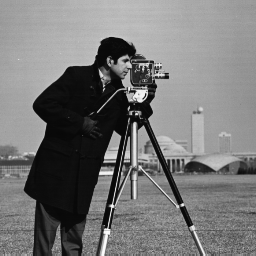
%> input picture LAB - 5/cameraman.tif, 256 x 256 px
$ octave a_2.m   (GNU Octave 9; MATLAB toolbox functions it lacks are replaced by stand-ins)
%> lines starting %> are read from the running program, lines starting %| are printed output that depends on the picture
img = imread('cameraman.tif');
%> img is the input picture: size 256x256 uint8; min 7, max 253, mean 118.7

subplot(2, 2, 1);
imshow(img);
title('Origianl Image');

[m, n] = size(img);
%> m = 256; n = 256

fft2Img = fft2(img, m, n);

fftShiftImg = fftshift(fft2Img);

absolute = abs(fftShiftImg);

logTransform = log(1 + absolute);
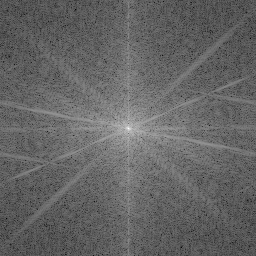
%> logTransform: size 256x256 double; min 2.56, max 15.87, mean 7.84; drawn with min black and max white
subplot(2, 2, 2);
imshow(logTransform, []);
title('Magnitude');

phase = angle(fftShiftImg);
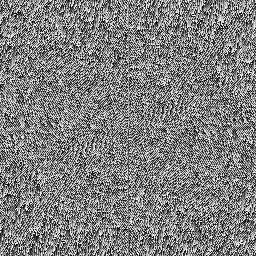
%> phase: size 256x256 double; min -3.14, max 3.14, mean 9.59e-05; drawn with min black and max white
subplot(2, 2, 3);
imshow(phase, []);
title('Phase Angle');

ifft2Img = ifft2(fft2Img);
subplot(2, 2, 4);
imshow(ifft2Img, []);
title('Reconstructed original image');
